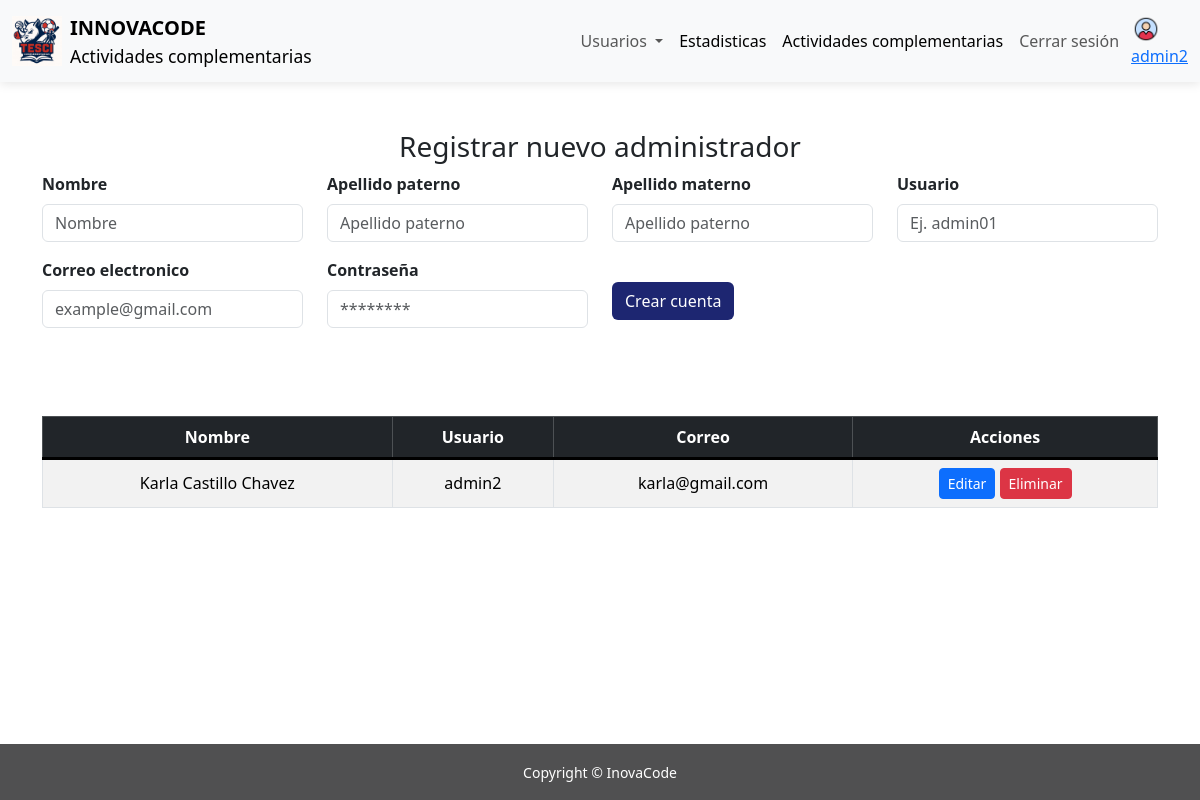
The page /inovacode/administrador/administrar-administradores.php (signed in) on the database its author committed.
### tables this page shows
CREATE TABLE `administrador` (
  `id_administrador` int(11) NOT NULL,
  `id_usuario` int(11) NOT NULL,
  `nombre` varchar(100) NOT NULL,
  `apellido_paterno` varchar(100) NOT NULL,
  `apellido_materno` varchar(100) NOT NULL,
  `correo` varchar(250) NOT NULL
);

CREATE TABLE `usuarios` (
  `id_usuario` int(11) NOT NULL,
  `id_tipo_usuario` int(11) NOT NULL,
  `usuario` varchar(30) NOT NULL,
  `contrasena` varchar(255) NOT NULL
);

### inovacode/php/crud-cuentas-administradores/ver-administrador.php (called while the page is built, shortened)
<?php
function conectando(){
    $C=conectar();
    $consulta="SELECT * FROM administrador
    INNER JOIN usuarios
    ON administrador.id_usuario = usuarios.id_usuario";
    $res=$C->query($consulta);
    return $res;
}
?>

### inovacode/administrador/administrar-administradores.php (the view, shortened to what this page needs)
<?php
$usuario = $_SESSION['admin_usuario'];
?>
<!DOCTYPE html>
<html lang="es">
<head>
    <link href="https://cdn.jsdelivr.net/npm/bootstrap@5.3.3/dist/css/bootstrap.min.css" rel="stylesheet">
    <link rel="stylesheet" href="../css/estilos.css">
</head>
<body>
    <nav class="navbar navbar-expand-lg bg-body-tertiary ">
        <div class="container-fluid">
            <a class="navbar-brand d-flex align-items-center">
                <img src="../img/logo.jpeg" alt="Logo" width="50" height="50"
                    class="d-inline-block align-text-top me-2">
                <div class="d-flex flex-column">
                    <span class="fw-bold">INNOVACODE</span>
                    <small>Actividades complementarias</small>
                </div>
            </a>
            <div class="collapse navbar-collapse " id="navbarNav">
                <ul class="navbar-nav ms-auto me-1 ">
                    <li class="nav-item dropdown">
                        <a class="nav-link dropdown-toggle" href="#" role="button" data-bs-toggle="dropdown"
                            aria-expanded="false">
                            Usuarios
                        </a>
                    </li>
                    <li class="nav-item">
                        <a class="nav-link active" aria-current="page" href="#">Estadisticas</a>
                    </li>
                    <li class="nav-item">
                        <a class="nav-link active" aria-current="page" href="menu-administrador.php">Actividades
                            complementarias</a>
                    </li>
                    <li class="nav-item">
                        <a class="nav-link" href="../php/login/cerrar-sesion.php">Cerrar sesión</a>
                    </li>
                </ul>
                <a class=" d-flex flex-column p-0 " aria-disabled="true"><img src="../img/perfil.png" alt="Logo"
                        width="30" height="30" class="d-inline-block align-text-end d-none d-md-block"><?php echo $usuario; ?></a>
            </div>
        </div>
    </nav>
    <div class="container  justify-content-center mt-5 mb-5">
        <div class="text-center ">
            <h3>Registrar nuevo administrador</h3>
        </div>
        <form action="../php/crud-cuentas-administradores/insertar-administrador.php" method="post">
            <div class="text-center row">
                <div class="mb-3  text-start col-md-3">
                    <label for="nombre" class="form-label fw-bold">Nombre</label>
                    <input name="n" type="text" class="form-control" id="nombre" placeholder="Nombre" required minlength="1" maxlength="100" pattern="[A-Za-zÁÉÍÓÚáéíóúÑñ\s]+" title="Solo letras y espacios">
                </div>
                <div class="mb-3 text-start col-md-3">
                    <label for="apellido_paterno" class="form-label fw-bold">Apellido paterno</label>
                    <input name="ap1" type="text" class="form-control" id="apellido_paterno" placeholder="Apellido paterno" required minlength="1" maxlength="100" pattern="[A-Za-zÁÉÍÓÚáéíóúÑñ\s]+" title="Solo letras y espacios">
                </div>
                <div class="mb-3 text-start col-md-3">
                    <label for="apellido_materno" class="form-label fw-bold">Apellido materno</label>
                    <input name="ap2" type="text" class="form-control" id="apellido_materno" placeholder="Apellido paterno" required minlength="1" maxlength="100" pattern="[A-Za-zÁÉÍÓÚáéíóúÑñ\s]+" title="Solo letras y espacios">
                </div>
                <div class="mb-3 text-start col-md-3">
                    <label for="user" class="form-label fw-bold">Usuario</label>
                    <input name="u" type="text" class="form-control" id="user" placeholder="Ej. admin01" required minlength="4" maxlength="20" pattern="[A-Za-z0-9_]+" title="Solo letras, números o guiones bajos">
                </div>
                <div class="mb-3 text-start col-md-3">
                    <label name="correo" for="password" class="form-label fw-bold">Correo electronico</label>
                    <input name="e" type="email" class="form-control" id="correo" placeholder="example@gmail.com" required>
                </div>
                <div class="mb-3 text-start col-md-3">
                    <label name="contrasena" for="password" class="form-label fw-bold">Contraseña</label>
                    <input name="p" type="password" class="form-control" id="contrasena" placeholder="********" required minlength="6" title="Debe tener al menos 6 caracteres">
                </div>
                <div class="text-start col-md-3 pt-4">
                    <button type="submit" class="btn btn-custom  mb-5">Crear cuenta</button>
                </div>
            </div>
        </form>
        <div class="table-responsive mt-5 ">
            <?php require("../php/crud-cuentas-administradores/ver-administrador.php"); ?>
            <table class="table table-bordered table-striped text-center">
                <thead class="table-dark">
                    <tr>
                        <th>Nombre</th>
                        <th>Usuario</th>
                        <th>Correo</th>
                        <th>Acciones</th>
                    </tr>
                </thead>
                <tbody>
                    <?php
                    $valores = conectando();
                    while ($p = $valores->fetch_assoc()) {
                    ?>
                        <tr>
                            <td><?php echo $p['nombre']; ?> <?php echo $p['apellido_materno']; ?> <?php echo $p['apellido_paterno']; ?></td>
                            <td><?php echo $p['usuario']; ?></td>
                            <td><?php echo $p['correo']; ?></td>
                            <td>
                                <button
                                    class="btn btn-primary btn-sm editarBtn"
                                    data-id-administrador="<?php echo $p['id_administrador']; ?>"
                                    data-id-usuario="<?php echo $p['id_usuario']; ?>"
                                    data-nombre="<?php echo $p['nombre']; ?>"
                                    data-ap1="<?php echo $p['apellido_paterno']; ?>"
                                    data-ap2="<?php echo $p['apellido_materno']; ?>"
                                    data-usuario="<?php echo $p['usuario']; ?>"
                                    data-correo="<?php echo $p['correo']; ?>"
                                    data-bs-toggle="modal"
                                    data-bs-target="#editarModal">
                                    Editar
                                </button>
                                <a href="../php/crud-cuentas-administradores/eliminar-administrador.php?id=<?php echo $p['id_usuario']; ?>"
                                    class="btn btn-danger btn-sm">Eliminar</a>
                            </td>
                        </tr>
                    <?php } ?>
                </tbody>
            </table>
        </div>
    </div>
    <footer class="fixed-bottom footer mt-auto py-3">
        <div class="container text-center">
            <small>Copyright &copy; InovaCode</small>
        </div>
    </footer>
</body>
</html>

### inovacode/css/estilos.css (style rules this page uses)
.navbar { box-shadow: 0 2px 10px rgba(0, 0, 0, 0.1); }
.footer { background-color: #505051; color: white; text-align: center; padding: 20px 10px; margin-top: 50px; }
.btn-custom { background-color: #1d2671; color: white; transition: 0.3s; }
.table thead th { border-bottom: 3px solid #000; text-align: center; }
.table tbody td { vertical-align: middle; }

### rows shown on the page
administrador: nombre "Karla", apellido_materno "Castillo", apellido_paterno "Chavez", id_usuario.usuario "admin2", correo "karla@gmail.com"

### other values the page prints
$usuario "admin2"
